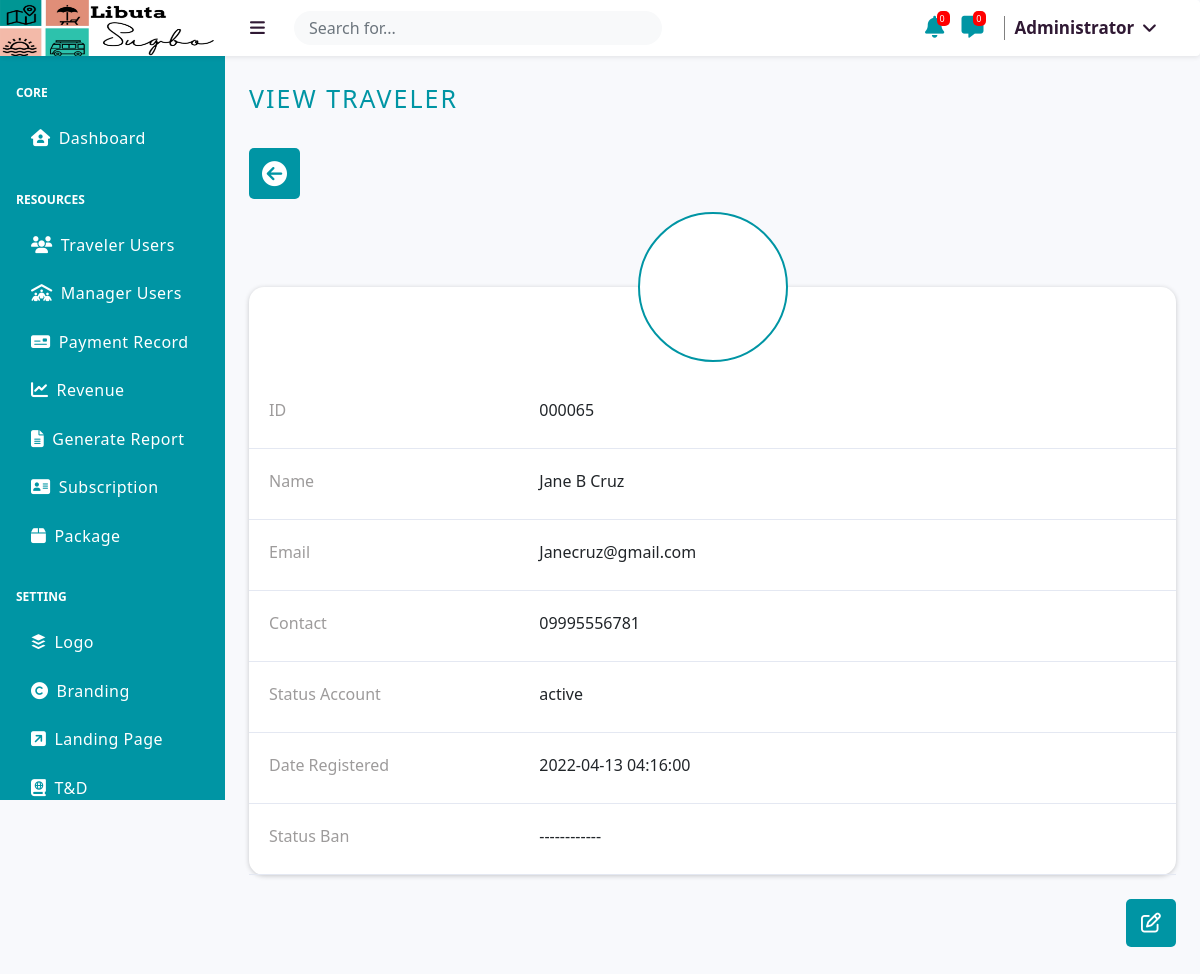
Screenshot of /src/administrator/view/traveler-data?traveler_id=65 (signed in) with the database file from the repository.
### tables this page shows
CREATE TABLE `logo` (
  `id` int(255) NOT NULL,
  `image` varchar(255) NOT NULL
);

CREATE TABLE `users` (
  `id` int(255) NOT NULL,
  `first_name` varchar(255) NOT NULL,
  `middle_name` varchar(255) NOT NULL,
  `last_name` varchar(255) NOT NULL,
  `email` varchar(255) NOT NULL,
  `phone` varchar(255) NOT NULL,
  `password` varchar(255) NOT NULL,
  `type` varchar(255) NOT NULL,
  `maneger_type` varchar(255) DEFAULT NULL,
  `subcribed_at` timestamp NULL DEFAULT NULL,
  `image` varchar(255) NOT NULL,
  `status` varchar(255) NOT NULL,
  `block_status` varchar(255) NOT NULL
);

### class/Logo.php (called while the page is built, shortened)
<?php
class Logo extends User
{
    public function GetLogo()
    {
        $con = $this->GetConnection();
        $stmt = $con->prepare("SELECT * FROM logo");
        $stmt->execute();
        return $stmt->fetch(PDO::FETCH_OBJ);
    }
}

### class/User.php (called while the page is built, shortened)
<?php
class User extends Connection
{
    public function GetConnection()
    {
        $con = $this->con();
        return $con;
    }
    public function GetUserData($id, $type)
    {
        $con = $this->GetConnection();
        $stmt = $con->prepare("SELECT * FROM users WHERE id=? && type=?");
        $stmt->execute([$id, $type]);
        return $stmt->fetch(PDO::FETCH_OBJ);
    }
}

### src/administrator/process/id_validation_fetch.php (called while the page is built, shortened)
<?php
$User = new User;
$Payment = new Payment;
$Promotion = new Promotion;
if(isset($_GET['payment_id'])){
    $id =  $_GET['payment_id'];
    $paymentdata = $Payment->GetPaymentManagerData($id);
    if(!$paymentdata){
        header("location:../dashboard");
    }
}
elseif(isset($_GET['manager_id'])){
    $id =  $_GET['manager_id'];
    $userdata = $User->GetUserData($id, $User::USER_TYPE_MANAGER);
    if(!$userdata){
        header("location:../dashboard");
    }
}
elseif(isset($_GET['traveler_id'])){
    $id =  $_GET['traveler_id'];
    $userdata = $User->GetUserData($id, $User::USER_TYPE_TRAVELER);
}
elseif(isset($_GET['ads_id'])){
    $id =  $_GET['ads_id'];
    $userdata = $User->GetAdsData($id);
    if(!$userdata){
        header("location:../dashboard");
    }
}
elseif(isset($_GET['pack_id'])){
    $id =  $_GET['pack_id'];
    $promodata = $Promotion->GetPromoData($id);
    if(!$promodata){
        header("location:../dashboard");
    }
}
else{
    header("location:../dashboard");
}

### src/administrator/view/traveler-data.php (the view, shortened to what this page needs)
<?php
     include_once '../process/id_validation_fetch.php';
?>
<!DOCTYPE html>
<html lang="en">
<head>
    <link rel="stylesheet" href="../../public/css/default.css?v=7">
    <link rel="stylesheet" href="../../public/css/user_style.css?v=7">
</head>
<body class="sb-nav-fixed">
    <nav class="sb-topnav navbar navbar-expand navbar-dark bgnav shadow-sm p-3 mb-5 rounded">
        <?php
            include '../_UI/header_2.php';
        ?>
    </nav>
    <div id="layoutSidenav">
        <div id="layoutSidenav_nav">
            <?php
                include '../_UI/sidebar.php';
                echo $sidebarinside;
            ?>
        </div>
        <div id="layoutSidenav_content">
            <main>
                <div class="container-fluid px-4">
                    <p class="mt-4 edit-title">View Traveler</p>
                    <a href="../traveler"><button id="backpage_color"><i class="fas fa-arrow-circle-left"></i></button></a>
                    <br>
                    <br>
                    <br>
                    <div class="form-container-user">
                        <div class="header-profile">
                                <div class="circular--landscape2">
                                </div>
                        </div>
                         <div class="rowss">
                                <div id="id_div">
                                        <p>ID</p>
                                </div>
                                <div id="idcontent">
                                        <p><?php echo sprintf('%06d',$_GET['traveler_id']); ?></p>
                                </div>
                        </div>
                        <div class="rowss">
                                <div id="id_div">
                                        <p>Name</p>
                                </div>
                                <div id="idcontent">
                                        <p><?php echo ucwords($userdata->first_name.' '.$userdata->middle_name.' '.$userdata->last_name);  ?></p>
                                </div>
                        </div>
                        <div class="rowss">
                                <div id="id_div">
                                        <p>Email</p>
                                </div>
                                <div id="idcontent">
                                    <p><?php echo ucwords($userdata->email); ?></p>
                                </div>
                        </div>
                        <div class="rowss">
                                <div id="id_div">
                                        <p>Contact</p>
                                </div>
                                <div id="idcontent">
                                    <p><?php echo $userdata->phone; ?></p>
                                </div>
                        </div>
                        <div class="rowss">
                                <div id="id_div">
                                        <p>Status Account</p>
                                </div>
                                <div id="idcontent">
                                    <p><?php
                                        echo $userdata->status;
                                    ?></p>
                                </div>
                        </div>
                        <div class="rowss">
                                <div id="id_div">
                                        <p>Date Registered</p>
                                </div>
                                <div id="idcontent">
                                    <p><?php
                                        if($userdata->subcribed_at==''){
                                            echo "------------";
                                        }else{
                                            echo $userdata->subcribed_at;
                                        }
                                    ?></p>
                                </div>
                        </div>
                        <div class="rowss">
                                <div id="id_div">
                                        <p>Status Ban</p>
                                </div>
                                <div id="idcontent">
                                    <p><?php
                                        if($userdata->block_status==$User::BLOCK_STATUS_TEMPORARY){
                                            echo "TEMPORARY BAN";
                                        }elseif($userdata->block_status==$User::BLOCK_STATUS_PERMANENTLY){
                                            echo "PERMANENTLY BAN";
                                        }else{
                                            echo "------------";
                                        }
                                    ?></p>
                                </div>
                        </div>
                    </div>
                    <br>
                    <div class="button-add-emp-3">
                        <a href="../update/update-traveler?traveler_id=<?php echo $_GET['traveler_id']; ?>"> <button id="addbtnuser"><i class="far fa-edit btns text-white" id="updateuser"></i></button></a>
                    </div>
                </div>
                <br>
                <br>
                <br>
            </main>
        </div>
    </div>
</body>
</html>

### src/administrator/_UI/header_2.php (shortened to what this page needs)
<?php
$logo = new Logo;
$Getlogo = $logo->Getlogo();
$logoimage = '';
if($Getlogo){
   $logoimage = $Getlogo->image;
}
?>
<a class="navbar-brand display-title-none" href="#">
    <?php if($logoimage): ?>
        <img src="../../user/assets/logo/<?php echo $logoimage; ?>" alt="" id="logonav">
    <?php else: ?>
        <p style="margin-left:40px; margin-top:15px;">NO LOGO</p>
    <?php endif; ?>
</a>
<button class="btn btn-link btn-sm order-1 order-lg-0 me-4 me-lg-0 colortitlenav navbar-burger-size" id="sidebarToggle" href="#!"><i class="fas fa-bars colorblack"></i></button>
<div class="me-0 me-md-3 my-2 my-md-0 widthfor">
    <div class="input-group">
        <input type="text" id="searchglobal" class="form-control border-0 bg-light small" placeholder="Search for..."
                    aria-label="Search" aria-describedby="basic-addon2">
    </div>
</div>
 <div class="notif-icon">
        <span class="countnum">0</span>
        <i class="fas fa-bell" id="notif_btn_open"></i>
    </div>
 <div class="notif-message">
        <span class="countnum" id="loadcont">0</span>
        <i class="fa-solid fa-message" id="mess_btn_open"></i>
    </div>
<ul class="navbar-nav ms-auto ms-md-0 me-3 me-lg-4">
    <li class="nav-item dropdown">
        <a class="colorblack" id="navbarDropdown" href="#" role="button" data-bs-toggle="dropdown" aria-expanded="false"><span id="titlenamess">Administrator</span> <span><i class="fas fa-angle-down fa-fw mt-1"></i></span></a>
    </li>
</ul>

### src/public/css/user_style.css (style rules this page uses)
#searchglobal { border-radius:50px; padding:5px 15px; margin-top:15px; }
.widthfor { width:23em; margin-left:20px; }
.edit-title { font-size:25px; margin-bottom:30px; text-transform: uppercase; letter-spacing: 2px; font-weight: 500; color:#0095a4; }
.bgnav { background:white; }
.colortitlenav { margin-top:15px; color:#301934; font-weight:700; }
.colorblack { text-decoration: none; font-weight: 700; color:#301934; font-size:17px; }
.form-container-user { width:100%; z-index:100%; height:auto; margin:auto; margin-top:50px; background:white; border-radius:15px; box-shadow: 0px 1px 5px 0px rgba(0,0,0,0.2); }
.form-container-user .rowss { width:100%; height:auto; padding:10px 20px 5px 20px; border-bottom:solid 1px #e4e8f2; }
.form-container-user .rowss #id_div p { font-size:16px; color:rgb(157, 155, 155); }
@media (min-width:700px) { .form-container-user .rowss #id_div { display:inline-block; width: 30%; } }
@media (min-width:700px) { .form-container-user .rowss #idcontent { display:inline-block; width: 50%; } }
@media (min-width:700px) { .form-container-user .rowss { padding:20px 20px 10px 20px; } }
#backpage_color { font-size:25px; cursor:pointer; padding:7px 13px; border-radius:5px; border:none; outline:none; background: #0095a4; transition:all ease .35s; color:white; margin-bottom:-15px; }
.navbar-brand #logonav { width:100%; height:57px; margin-left:-16px; z-index:100; margin-top:-1.5px; text-align:center; object-fit: cover; }
.header-profile { text-align:center; position:relative; top:-40px; margin-bottom:-40px; }
.header-profile .circular--landscape2 { text-align:center; display: inline-block; position: relative; width: 100px; height: 100px; background:white; margin-top:-5px; overflow: hidden; border-radius:50%; cursor:pointer; border:solid 2px #0095a4; }
@media (min-width:700px) { .header-profile .circular--landscape2 { width: 150px; height: 150px; } }
@media (min-width:700px) { .header-profile { top:-70px; margin-bottom:-60px; } }
.button-add-emp-3 { text-align:right; margin-bottom:20px; }
.button-add-emp-3 button { font-size:20px; cursor:pointer; padding:9px 15px; border-radius:5px; border:none; outline:none; background: #0095a4; transition:all ease .35s; color:white; width:auto; }
.notif-icon .fa-bell { cursor: pointer; color:#0095a4; font-size:22px; }
.notif-message .fa-message { cursor: pointer; color:#0095a4; font-size:22px; margin-right:10px; }
.countnum { color:red; font-size:9px; position: relative; left:29px; color:white; top:-13px; background-color: red; padding:1px 5px 1px 3px; text-align: center; border-radius: 5px; }
@media (min-width:1050px) { .rowss #id_div { display:inline-block; width: 30%; } }
@media (min-width:1050px) { .rowss #idcontent { display:inline-block; width: 65%; } }

### rows the page displays
logo: image (picture)
users: first_name+middle_name+last_name "Jane B Cruz", email "Janecruz@gmail.com", phone "09995556781", status "active", subcribed_at "2022-04-13 04:16:00"

### other values shown
$_GET['traveler_id'] "000065"
